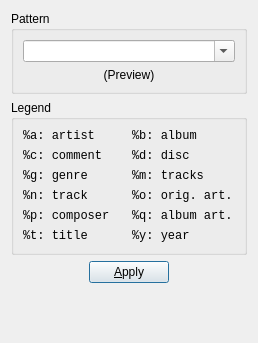
<?xml version="1.0" encoding="UTF-8"?>
<ui version="4.0">
 <class>RenameWidget</class>
 <widget class="QWidget" name="RenameWidget">
  <property name="geometry">
   <rect>
    <x>0</x>
    <y>0</y>
    <width>258</width>
    <height>343</height>
   </rect>
  </property>
  <property name="windowTitle">
   <string>Form</string>
  </property>
  <layout class="QVBoxLayout" name="verticalLayout_2">
   <item>
    <widget class="QGroupBox" name="groupBox">
     <property name="title">
      <string>Pattern</string>
     </property>
     <layout class="QVBoxLayout" name="verticalLayout">
      <item>
       <widget class="QComboBox" name="pattern">
        <property name="editable">
         <bool>true</bool>
        </property>
        <property name="insertPolicy">
         <enum>QComboBox::InsertAlphabetically</enum>
        </property>
       </widget>
      </item>
      <item>
       <widget class="QLabel" name="preview">
        <property name="text">
         <string>(Preview)</string>
        </property>
        <property name="alignment">
         <set>Qt::AlignCenter</set>
        </property>
        <property name="wordWrap">
         <bool>true</bool>
        </property>
       </widget>
      </item>
     </layout>
    </widget>
   </item>
   <item>
    <widget class="QGroupBox" name="groupBox_3">
     <property name="sizePolicy">
      <sizepolicy hsizetype="Preferred" vsizetype="Preferred">
       <horstretch>0</horstretch>
       <verstretch>0</verstretch>
      </sizepolicy>
     </property>
     <property name="title">
      <string>Legend</string>
     </property>
     <layout class="QGridLayout" name="gridLayout">
      <item row="0" column="0">
       <widget class="QLabel" name="label_14">
        <property name="font">
         <font>
          <family>Monospace</family>
         </font>
        </property>
        <property name="toolTip">
         <string>Name of the artist</string>
        </property>
        <property name="text">
         <string>%a: artist</string>
        </property>
        <property name="alignment">
         <set>Qt::AlignLeading|Qt::AlignLeft|Qt::AlignVCenter</set>
        </property>
       </widget>
      </item>
      <item row="0" column="1">
       <widget class="QLabel" name="label_15">
        <property name="font">
         <font>
          <family>Monospace</family>
         </font>
        </property>
        <property name="toolTip">
         <string>Name of the album</string>
        </property>
        <property name="text">
         <string>%b: album</string>
        </property>
        <property name="alignment">
         <set>Qt::AlignLeading|Qt::AlignLeft|Qt::AlignVCenter</set>
        </property>
       </widget>
      </item>
      <item row="1" column="0">
       <widget class="QLabel" name="label_24">
        <property name="font">
         <font>
          <family>Monospace</family>
         </font>
        </property>
        <property name="toolTip">
         <string>Content of comment field</string>
        </property>
        <property name="text">
         <string>%c: comment</string>
        </property>
        <property name="alignment">
         <set>Qt::AlignLeading|Qt::AlignLeft|Qt::AlignVCenter</set>
        </property>
       </widget>
      </item>
      <item row="1" column="1">
       <widget class="QLabel" name="label_18">
        <property name="font">
         <font>
          <family>Monospace</family>
         </font>
        </property>
        <property name="toolTip">
         <string>Disc number</string>
        </property>
        <property name="text">
         <string>%d: disc</string>
        </property>
        <property name="alignment">
         <set>Qt::AlignLeading|Qt::AlignLeft|Qt::AlignVCenter</set>
        </property>
       </widget>
      </item>
      <item row="2" column="0">
       <widget class="QLabel" name="label_20">
        <property name="font">
         <font>
          <family>Monospace</family>
         </font>
        </property>
        <property name="toolTip">
         <string>Genre of the track</string>
        </property>
        <property name="text">
         <string>%g: genre</string>
        </property>
        <property name="alignment">
         <set>Qt::AlignLeading|Qt::AlignLeft|Qt::AlignVCenter</set>
        </property>
       </widget>
      </item>
      <item row="2" column="1">
       <widget class="QLabel" name="label_19">
        <property name="font">
         <font>
          <family>Monospace</family>
         </font>
        </property>
        <property name="toolTip">
         <string>Number of tracks in the set</string>
        </property>
        <property name="text">
         <string>%m: tracks</string>
        </property>
        <property name="alignment">
         <set>Qt::AlignLeading|Qt::AlignLeft|Qt::AlignVCenter</set>
        </property>
       </widget>
      </item>
      <item row="3" column="0">
       <widget class="QLabel" name="label_17">
        <property name="font">
         <font>
          <family>Monospace</family>
         </font>
        </property>
        <property name="toolTip">
         <string>Track number</string>
        </property>
        <property name="text">
         <string>%n: track</string>
        </property>
        <property name="alignment">
         <set>Qt::AlignLeading|Qt::AlignLeft|Qt::AlignVCenter</set>
        </property>
       </widget>
      </item>
      <item row="3" column="1">
       <widget class="QLabel" name="label_23">
        <property name="font">
         <font>
          <family>Monospace</family>
         </font>
        </property>
        <property name="toolTip">
         <string>Original artist</string>
        </property>
        <property name="text">
         <string>%o: orig. art.</string>
        </property>
        <property name="alignment">
         <set>Qt::AlignLeading|Qt::AlignLeft|Qt::AlignVCenter</set>
        </property>
       </widget>
      </item>
      <item row="4" column="0">
       <widget class="QLabel" name="label_22">
        <property name="font">
         <font>
          <family>Monospace</family>
         </font>
        </property>
        <property name="toolTip">
         <string>Name of the composer</string>
        </property>
        <property name="text">
         <string>%p: composer</string>
        </property>
        <property name="alignment">
         <set>Qt::AlignLeading|Qt::AlignLeft|Qt::AlignVCenter</set>
        </property>
       </widget>
      </item>
      <item row="5" column="1">
       <widget class="QLabel" name="label_21">
        <property name="font">
         <font>
          <family>Monospace</family>
         </font>
        </property>
        <property name="toolTip">
         <string>Year of release</string>
        </property>
        <property name="text">
         <string>%y: year</string>
        </property>
        <property name="alignment">
         <set>Qt::AlignLeading|Qt::AlignLeft|Qt::AlignVCenter</set>
        </property>
       </widget>
      </item>
      <item row="5" column="0">
       <widget class="QLabel" name="label_16">
        <property name="font">
         <font>
          <family>Monospace</family>
         </font>
        </property>
        <property name="toolTip">
         <string>Name of the track</string>
        </property>
        <property name="text">
         <string>%t: title</string>
        </property>
        <property name="alignment">
         <set>Qt::AlignLeading|Qt::AlignLeft|Qt::AlignVCenter</set>
        </property>
       </widget>
      </item>
      <item row="4" column="1">
       <widget class="QLabel" name="label_2">
        <property name="font">
         <font>
          <family>Monospace</family>
         </font>
        </property>
        <property name="toolTip">
         <string>Album artist</string>
        </property>
        <property name="text">
         <string>%q: album art.</string>
        </property>
       </widget>
      </item>
     </layout>
    </widget>
   </item>
   <item>
    <layout class="QHBoxLayout" name="horizontalLayout">
     <item>
      <spacer name="horizontalSpacer">
       <property name="orientation">
        <enum>Qt::Horizontal</enum>
       </property>
       <property name="sizeHint" stdset="0">
        <size>
         <width>40</width>
         <height>20</height>
        </size>
       </property>
      </spacer>
     </item>
     <item>
      <widget class="QPushButton" name="apply">
       <property name="text">
        <string>&amp;Apply</string>
       </property>
       <property name="autoDefault">
        <bool>true</bool>
       </property>
       <property name="default">
        <bool>true</bool>
       </property>
      </widget>
     </item>
     <item>
      <spacer name="horizontalSpacer_2">
       <property name="orientation">
        <enum>Qt::Horizontal</enum>
       </property>
       <property name="sizeHint" stdset="0">
        <size>
         <width>40</width>
         <height>20</height>
        </size>
       </property>
      </spacer>
     </item>
    </layout>
   </item>
   <item>
    <spacer name="verticalSpacer">
     <property name="orientation">
      <enum>Qt::Vertical</enum>
     </property>
     <property name="sizeHint" stdset="0">
      <size>
       <width>168</width>
       <height>38</height>
      </size>
     </property>
    </spacer>
   </item>
  </layout>
 </widget>
 <resources/>
 <connections/>
</ui>
